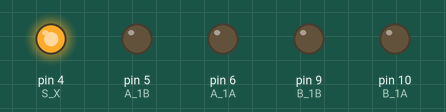
Bench run of a sketch on a simulated Arduino Uno, built with avr-gcc and run on an emulated ATmega328P. On the bench: output pins drawn as LEDs (lit = HIGH).

Above: at 0.2 s.
At 1.5 s:
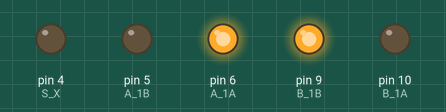
At 3.7 s:
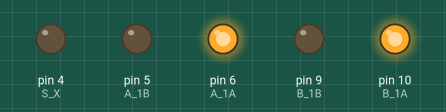
At 4.2 s:
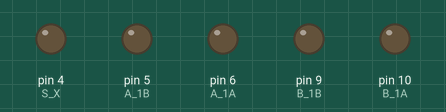
Timing chart, 0 to 7.2 s (numbered marks = the images above):
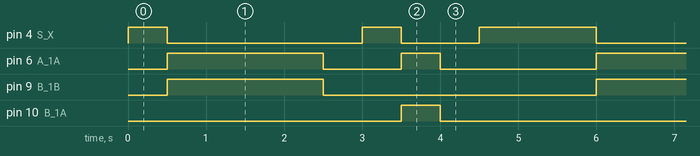

The sketch:

move_car.ino
```cpp
const int A_1B = 5;
const int A_1A = 6;
const int B_1B = 9;
const int B_1A = 10;
const int S_X = 4;

void setup() {
  pinMode(A_1B, OUTPUT);
  pinMode(A_1A, OUTPUT);
  pinMode(B_1B, OUTPUT);
  pinMode(B_1A, OUTPUT);
  pinMode (S_X,OUTPUT);
}

void loop() {
makePiep();
  moveForward();
  delay(2000);
  stopMove();
  delay(500);

   makePiep();
  turnLeft();
  delay(500);
  stopMove();
  delay(500);

  makePiep();
   makePiep();
}


void moveForward() {
  digitalWrite(A_1B, LOW);
  digitalWrite(A_1A, HIGH);
  digitalWrite(B_1B, HIGH);
  digitalWrite(B_1A, LOW);
}

void makePiep(){
digitalWrite(S_X, HIGH);
  delay(500);
  digitalWrite(S_X, LOW);

}


void moveBackward() {
  digitalWrite(A_1B, HIGH);
  digitalWrite(A_1A, LOW);
  digitalWrite(B_1B, LOW);
  digitalWrite(B_1A, HIGH);
}

void turnRight() {
  digitalWrite(A_1B, HIGH);
  digitalWrite(A_1A, LOW);
  digitalWrite(B_1B, HIGH);
  digitalWrite(B_1A, LOW);
}

void turnLeft() {
  digitalWrite(A_1B, LOW);
  digitalWrite(A_1A, HIGH);
  digitalWrite(B_1B, LOW);
  digitalWrite(B_1A, HIGH);
}

void stopMove() {
  digitalWrite(A_1B, LOW);
  digitalWrite(A_1A, LOW);
  digitalWrite(B_1B, LOW);
  digitalWrite(B_1A, LOW);
}
```

Measured:
- by itself, pin 4 (S_X): repeats every 5.5 s: LOW 2.5 s, HIGH 0.50 s, LOW 1.0 s, HIGH 1.5 s
- by itself, pin 6 (A_1A): repeats every 5.5 s: LOW 1.0 s, HIGH 0.50 s, LOW 2.0 s, HIGH 2.0 s
- by itself, pin 9 (B_1B): alternates HIGH for 2.0 s and LOW for 3.5 s
- by itself, pin 10 (B_1A): alternates HIGH for 0.50 s and LOW for 5.0 s
